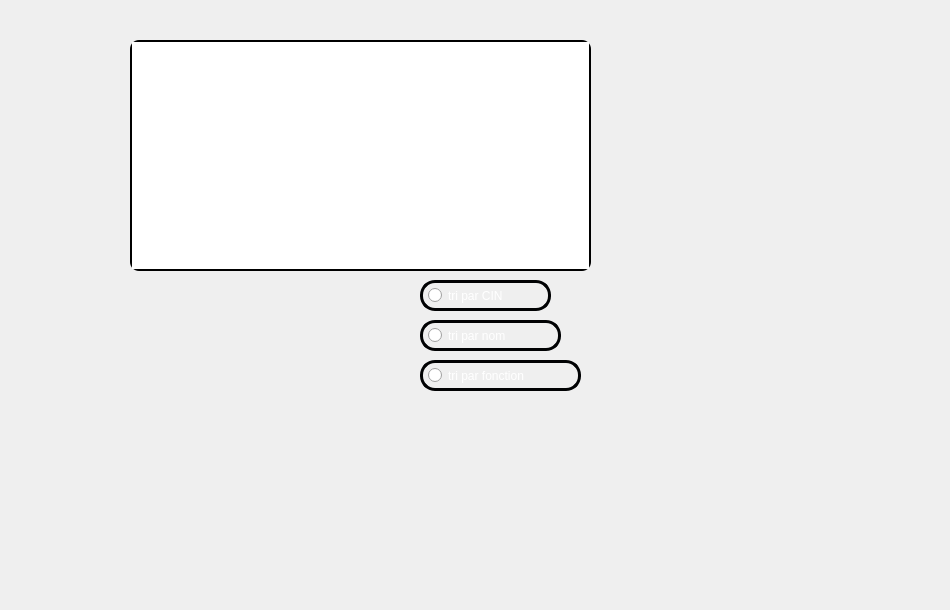
      <widget class="QWidget" name="tab_6">
       <attribute name="title">
        <string>tri</string>
       </attribute>
       <widget class="QTableView" name="tab_etud_4">
        <property name="geometry">
         <rect>
          <x>130</x>
          <y>40</y>
          <width>461</width>
          <height>231</height>
         </rect>
        </property>
        <property name="styleSheet">
         <string notr="true">QTableView
{
border-radius:9px;
border: 2px solid #000000;
background: qradialgradient(cx: 0.3, cy: -0.4,
fx: 0.0, fy: -0.0,
radius: 1.89, stop: 0 #ffffff, stop: 1 #999);
}</string>
        </property>
       </widget>
       <widget class="QRadioButton" name="radioButton">
        <property name="geometry">
         <rect>
          <x>420</x>
          <y>360</y>
          <width>161</width>
          <height>31</height>
         </rect>
        </property>
        <property name="styleSheet">
         <string notr="true">QRadioButton {
color: #ffffff;
border: 3px solid #010203;
font: 8pt &quot;MS Reference Sans Serif&quot;;
border-radius: 15px;
padding: 5px;
background: qradialgradient(cx: 0.3, cy: -0.4,
fx: 0.3, fy: -0.4,
radius: 3, stop: 0 #010203, stop: 1 #c4c9c7);
min-width: 80px;
}

QPushButton:hover {
background: qradialgradient(cx: 0.3, cy: -0.4,
fx: 0.3, fy: -0.4,
radius: 3, stop: 0 #010203, stop: 1 #010203);
}

 QRadioButton:pressed {
background: qradialgradient(cx: 0.4, cy: -0.1,
fx: 0.4, fy: -0.1,
radius: 3, stop: 0 #c4c9c7, stop: 1 #c4c9c7);
}</string>
        </property>
        <property name="text">
         <string>tri par fonction</string>
        </property>
       </widget>
       <widget class="QRadioButton" name="radioButton_2">
        <property name="geometry">
         <rect>
          <x>420</x>
          <y>320</y>
          <width>141</width>
          <height>31</height>
         </rect>
        </property>
        <property name="styleSheet">
         <string notr="true">QRadioButton {
color: #ffffff;
border: 3px solid #010203;
font: 8pt &quot;MS Reference Sans Serif&quot;;
border-radius: 15px;
padding: 5px;
background: qradialgradient(cx: 0.3, cy: -0.4,
fx: 0.3, fy: -0.4,
radius: 3, stop: 0 #010203, stop: 1 #c4c9c7);
min-width: 80px;
}

QPushButton:hover {
background: qradialgradient(cx: 0.3, cy: -0.4,
fx: 0.3, fy: -0.4,
radius: 3, stop: 0 #010203, stop: 1 #010203);
}

 QRadioButton:pressed {
background: qradialgradient(cx: 0.4, cy: -0.1,
fx: 0.4, fy: -0.1,
radius: 3, stop: 0 #c4c9c7, stop: 1 #c4c9c7);
}</string>
        </property>
        <property name="text">
         <string>tri par nom</string>
        </property>
       </widget>
       <widget class="QRadioButton" name="radioButton_3">
        <property name="geometry">
         <rect>
          <x>420</x>
          <y>280</y>
          <width>131</width>
          <height>31</height>
         </rect>
        </property>
        <property name="styleSheet">
         <string notr="true">QRadioButton {
color: #ffffff;
border: 3px solid #010203;
font: 8pt &quot;MS Reference Sans Serif&quot;;
border-radius: 15px;
padding: 5px;
background: qradialgradient(cx: 0.3, cy: -0.4,
fx: 0.3, fy: -0.4,
radius: 3, stop: 0 #010203, stop: 1 #c4c9c7);
min-width: 80px;
}

QPushButton:hover {
background: qradialgradient(cx: 0.3, cy: -0.4,
fx: 0.3, fy: -0.4,
radius: 3, stop: 0 #010203, stop: 1 #010203);
}

 QRadioButton:pressed {
background: qradialgradient(cx: 0.4, cy: -0.1,
fx: 0.4, fy: -0.1,
radius: 3, stop: 0 #c4c9c7, stop: 1 #c4c9c7);
}</string>
        </property>
        <property name="text">
         <string>tri par CIN</string>
        </property>
       </widget>
       <widget class="QLabel" name="background_11">
        <property name="geometry">
         <rect>
          <x>0</x>
          <y>-90</y>
          <width>941</width>
          <height>601</height>
         </rect>
        </property>
        <property name="text">
         <string/>
        </property>
        <property name="pixmap">
         <pixmap>../ground.jpg</pixmap>
        </property>
       </widget>
       <zorder>background_11</zorder>
       <zorder>tab_etud_4</zorder>
       <zorder>radioButton</zorder>
       <zorder>radioButton_2</zorder>
       <zorder>radioButton_3</zorder>
      </widget>
